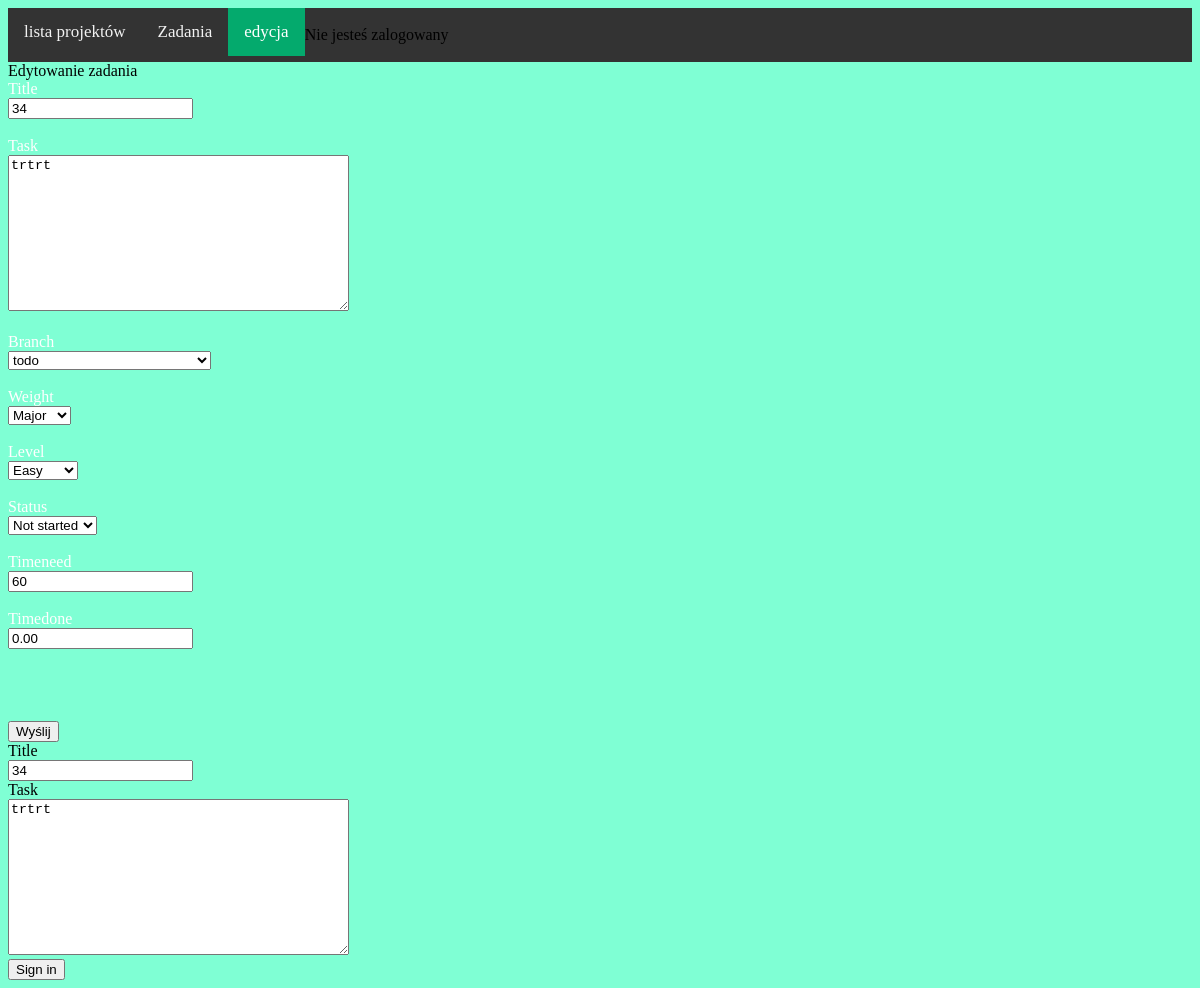
/management/check_task/141, run on the app's committed database.
### management/models.py (models this page shows, shortened)
class Task(models.Model):
    title = models.CharField(max_length=255, unique=True)
    task = models.TextField()
    branch = models.PositiveSmallIntegerField(choices=Branch.BRANCH, default=0)
    created = models.DateTimeField(auto_now_add=True)
    modified = models.DateTimeField(auto_now=True)
    timeneed = models.IntegerField()
    timedone = models.DecimalField(max_digits=6, decimal_places=2,default=0)
    weight = models.PositiveSmallIntegerField(choices=Weight.WEIGHT, default=0)
    level = models.PositiveSmallIntegerField(choices=Level.LEVEL, default=0)
    status = models.PositiveSmallIntegerField(choices=Status.STATUS, default=0)
    projekt = models.ForeignKey(Projects, on_delete=models.CASCADE, default=None)
    timeusing = models.IntegerField(blank=True, default=0)

### management/views.py (the view, shortened to what this page needs)
# urls.py: path('check_task/<int:zadanie_id><int:nr_projektu>', check_task, name="check_task"),
def check_task(request, zadanie_id: int, nr_projektu: int):
    task = Task.objects.get(id=zadanie_id)
    form = TaskForm(request.POST or None, instance=task)
    return render(request, 'add_task.html', {'form': form, 'numer_projektu':  nr_projektu})

### management/forms.py
class TaskForm(ModelForm):
    class Meta:
        model = Task
        fields =['title', 'task', 'branch', 'timeneed', 'weight', 'level', 'status', 'timedone']

### templates/management/add_task.html (shortened to what this page needs)
{% extends 'base.html'%}
{% load static %}
{% block styles %}
<link href="{% static 'management/style.css' %}" rel="stylesheet">
{% endblock %}
{% block content %}
<div class="topnav">
  {% if side == "add" %}
    <a href="{% url 'management:start' %}">lista projektów</a>
    <a href="{% url 'management:zadania' numer_projektu %}">Zadania</a>
    <a class="active" href="#contact">dodawanie</a>
  {% else %}
    <a href="{% url 'management:start' %}">lista projektów</a>
    <a href="{% url 'management:zadania' numer_projektu %}">Zadania</a>
    <a class="active" href="#contact">edycja</a>
  {% endif %}
<div>
    {% if user.is_authenticated %}
    <h1 class="display-4"> Witaj {{ user.username }}</h1>
{% else %}
        <br><div>Nie jesteś zalogowany </div><br>
{% endif %}
</div>
</div>
{% if side == "add" %}
  <div>Dodawanie zadania </div>
{% else %}
  <div>Edytowanie zadania</div>
{% endif %}
<form class="formularz" method="POST" enctype="multipart/form-data">
  {{ form.title.label }}<br>{{ form.title}}<br><br>
  {{ form.task.label }}<br>{{ form.task}}<br><br>
  {{ form.branch.label}}<br>{{ form.branch}}<br><br>
  {{ form.weight.label}}<br>{{ form.weight}}<br><br>
  {{ form.level.label}}<br>{{ form.level}}<br><br>
  {{ form.status.label}}<br>{{ form.status}}<br><br>
  {{ form.timeneed.label}}<br>{{ form.timeneed }}<br><br>
  {{ form.timedone.label}}<br>{{ form.timedone}}<br><br>
  {{ form.projekt_id.label}}<br>{{ form.projekt_id}}<br><br>
  <input type="submit" value="Wyślij">
</form>
<form>
  <div class="row mb-3">
    <label class="col-sm-2 col-form-label">{{ form.title.label }}</label>
    <div class="col-sm-10">
      {{ form.title }}
    </div>
  </div>
  <div class="row mb-3">
    <label class="col-sm-2 col-form-label">{{ form.task.label }}</label>
    <div class="col-sm-10">
      {{ form.task }}
    </div>
    </form>
  <button type="submit" class="btn btn-primary">Sign in</button>
{% endblock %}

### management/static/management/style.css (style rules this page uses)
body { background-color: aquamarine; }
.topnav { background-color: #333; overflow: hidden; }
.topnav a { float: left; color: #f2f2f2; text-align: center; padding: 14px 16px; text-decoration: none; font-size: 17px; }
.topnav a.active { background-color: #04AA6D; color: white; }
.formularz { color: white; }

### data on the page
Task: title "34", task "trtrt", branch "todo", weight "Major", level "Easy", status "Not started", timeneed "60", timedone "0.00"
